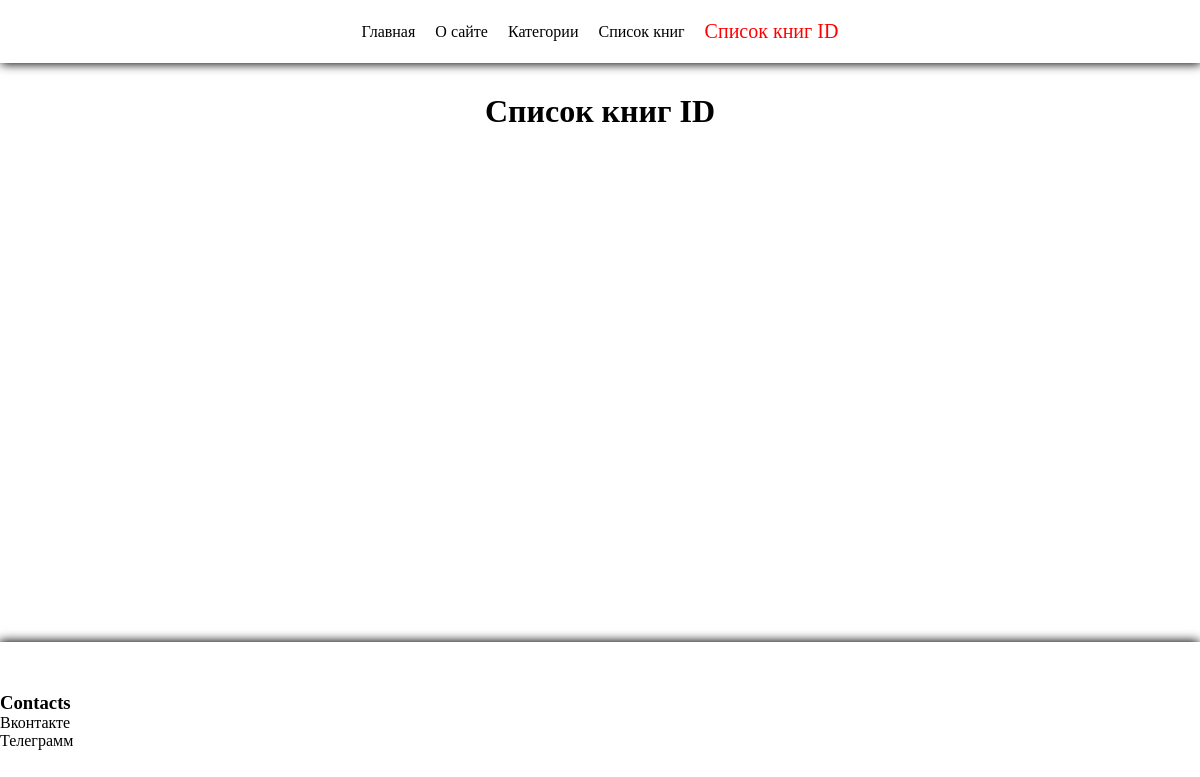
The app's page /categoryBookID, older data.
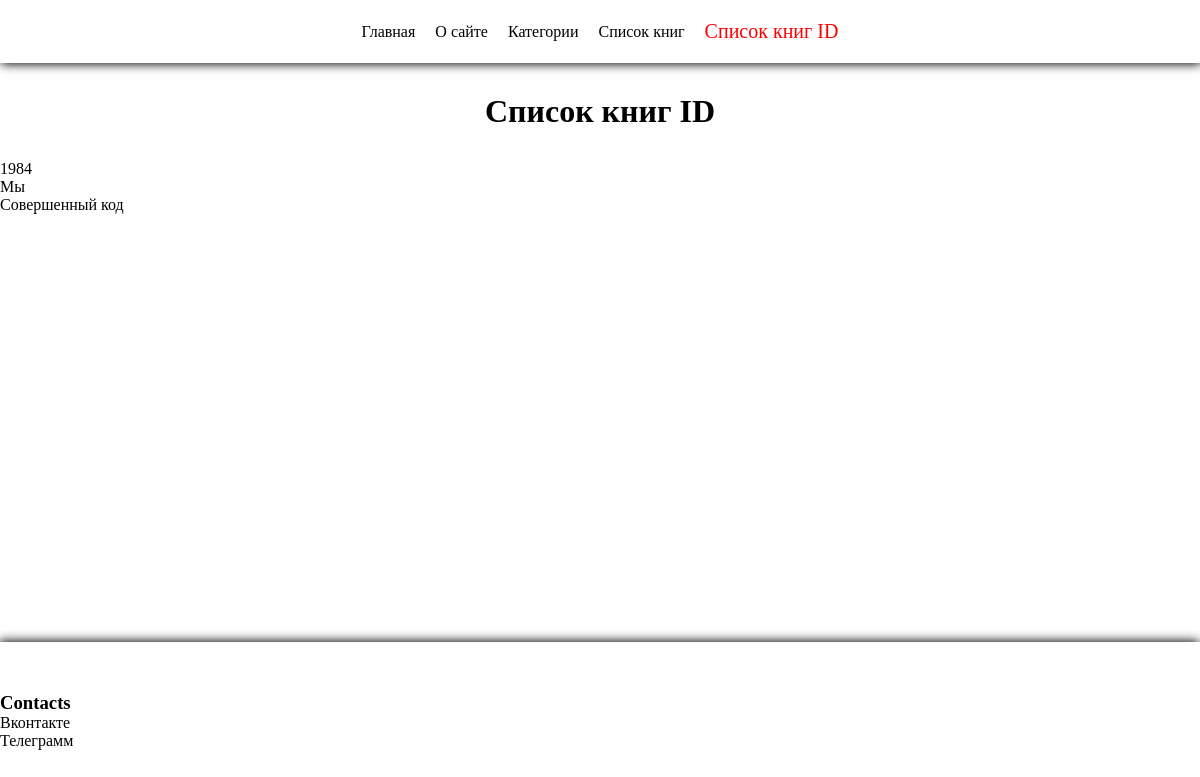
The same page, newer data.
### women/models.py (models this page shows, shortened)
class Book(models.Model):
    nameBook = models.CharField(max_length=255)
    author = models.CharField(max_length=255)
    yearPublication = models.IntegerField(default=0)
    publishingHouse = models.CharField(max_length=255)
    description = models.TextField(blank=True, default='')
    price = models.IntegerField(default=0)
    slug = models.SlugField(max_length=255, db_index=True, unique=True)
    def get_absolute_url_ID(self):
        return reverse('bookInfoID', kwargs={'id_book': self.pk})

### women/views.py (the view)
# urls.py: path('categoryBookID', categoryBookID, name='categoryBookID'),
def categoryBookID(request):
    books = Book.objects.all()
    data = {
        'title': 'Список книг ID',
        'books': books,
        'menu': menu,
    }
    return render(request, 'women/BookInfoID.html', context=data)

### women/templates/women/BookInfoID.html
{% extends 'base.html' %}
{% block content %}
    <ul>
        {% for book in books %}
            <li><a href="{{ book.get_absolute_url_ID }}">{{ book.nameBook }}</a></li>
        {% endfor %}
    </ul>
{% endblock %}

Row changes from the older to the newer data that the page shows:
added Book: nameBook "1984"
added Book: nameBook "Мы"
added Book: nameBook "Совершенный код"
